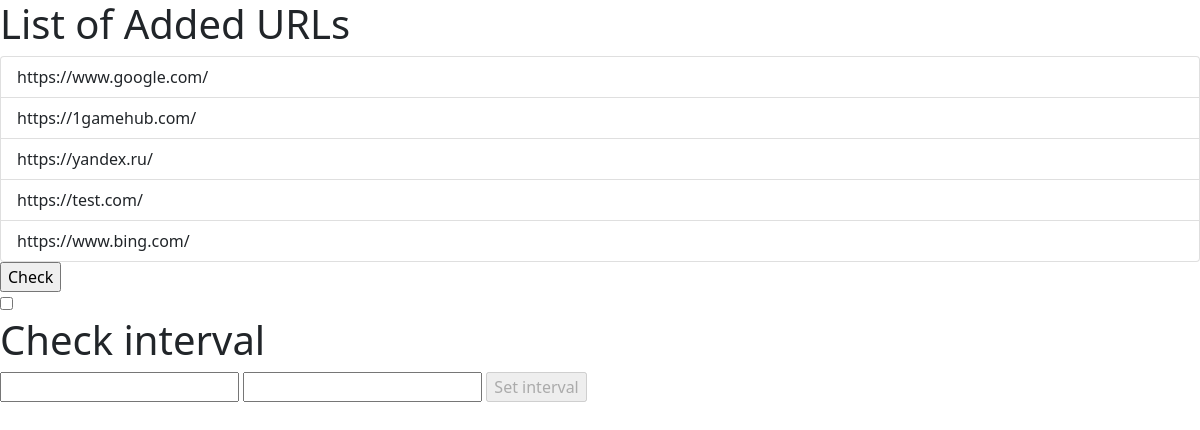
The page /main/ (signed in) on the database its author committed.
### urls/models.py (models this page shows)
class Link(models.Model):
    url = models.CharField(max_length=255)
    check = models.BooleanField(default=True)
    status_code = models.CharField(max_length=255, blank=True, null=True)
    def __str__(self):
        return self.url

### urls/views.py (the view, shortened to what this page needs)
# urls.py: path('main/', login_required(views.list), name='main'),
def list(request):
    links = Link.objects.filter(check=True)
    return render(request, 'list.html', locals())

### urls/templates/list.html (shortened to what this page needs)
{% extends 'base.html' %}
{% load static %}
{% block content %}
  <h1>List of Added URLs</h1>
  <ul class="list-group">
    {% for link in links %}
      <li class="list-group-item">{{ link }}</li>
    {% endfor %}
  </ul>
<form id="check">
  <input type="submit" value="Check" onclick="check_func()" id="button"><br>
</form>
<form id="check_interval">
  <input type="checkbox" id="interval" onclick="disabled_button()">
  <h1>Check interval</h1>
  <input type="text" id="number_of_periods">
  <input type="text" id="interval_period">
  <input type="submit" onclick="set_interval()" disabled id="interval_button" value="Set interval">
</form>
{% endblock %}

### rows shown on the page
Link: url "https://www.google.com/"
Link: url "https://1gamehub.com/"
Link: url "https://yandex.ru/"
Link: url "https://test.com/"
Link: url "https://www.bing.com/"
